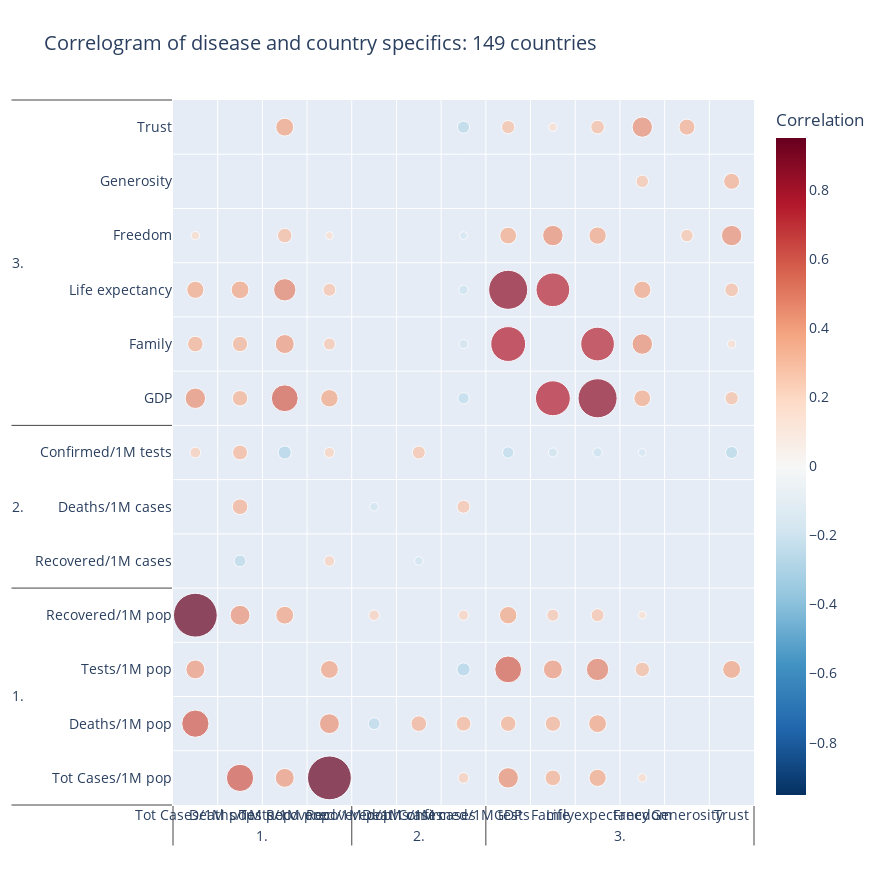

Source (notebook cell):
### Code cell
fig= correlo(for_correlo, to_use=to_use, point_size=46, palette="RdBu_r", 
             title="Correlogram of disease and country specifics: "+str(df.shape[0])+ " countries",
             height=885, width=885, fontsize=14, var_palette=var_palette)
fig.show()

### Figure 1 — Plotly figure (JSON) as saved in the notebook; plotly's stock layout.template omitted (floating-point values rounded to 4 significant figures; data arrays with more than 128 entries replaced by an {"elided": "..."} marker saying what was removed)
{"data": [{"hoverinfo": "text", "hovertext": {"elided": "169 str values"}, "marker": {"cmid": 0, "color": {"elided": "169 float values"}, "colorbar": {"title": {"text": "Correlation"}}, "colorscale": [[0, "rgb(5,48,97)"], [0.1, "rgb(33,102,172)"], [0.2, "rgb(67,147,195)"], [0.3, "rgb(146,197,222)"], [0.4, "rgb(209,229,240)"], [0.5, "rgb(247,247,247)"], [0.6, "rgb(253,219,199)"], [0.7, "rgb(244,165,130)"], [0.8, "rgb(214,96,77)"], [0.9, "rgb(178,24,43)"], [1, "rgb(103,0,31)"]], "size": {"elided": "169 float values"}}, "mode": "markers", "type": "scatter", "x": {"elided": "2x169 str values"}, "y": {"elided": "2x169 str values"}}], "layout": {"font": {"size": 14}, "height": 885, "title": {"text": "Correlogram of disease and country specifics: 149 countries"}, "width": 885, "xaxis": {"range": [-0.5, 12.5], "showgrid": true, "ticklen": 0, "ticks": "outside", "tickson": "boundaries"}, "yaxis": {"range": [-0.5, 12.5], "showgrid": true, "ticklen": 0, "ticks": "outside", "tickson": "boundaries"}}}
